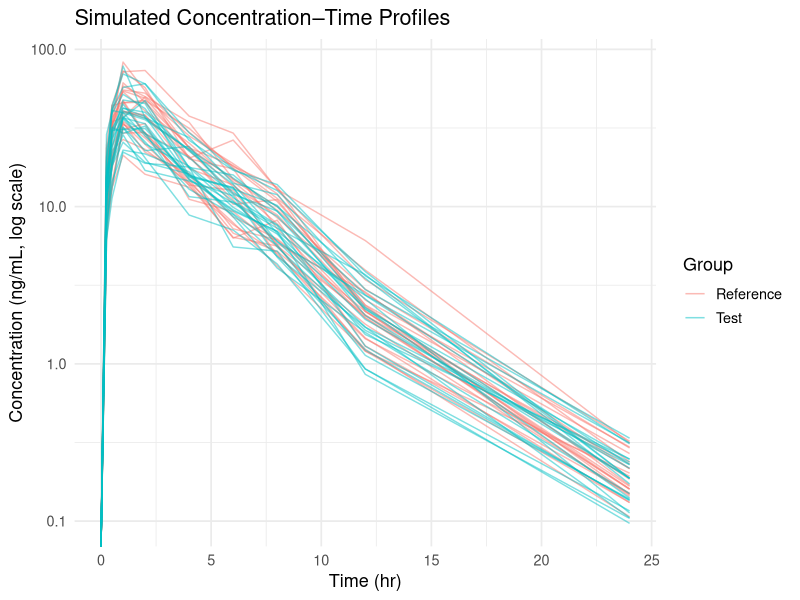

Write the R code that produced this figure.
## ---- chunk 1
#| label: learning-overview
learning_overview <- data.frame(
  section = "Biostatistics",
  category = "Non-Inferiority & Equivalence",
  topic = "BE_Comparision_Report"
)
learning_overview
## ---- chunk 2
knitr::opts_chunk$set(echo = TRUE)
## ---- chunk 3
# ============================================================
# Example: Simulated Bioequivalence Comparison (Parallel Design)
# ============================================================

set.seed(2025)

# --- Step 1. Define time points and reference mean profile ---
time_hr <- c(0, 0.25, 0.5, 1, 2, 4, 6, 8, 12, 24)
mean_conc_ref <- c(0, 12.5, 28.3, 42.8, 36.0, 20.1, 12.6, 7.8, 2.1, 0.2)

# --- Step 2. Simulation parameters ---
n_subj <- 24            # per group
CV_between <- 0.25      # between-subject CV
CV_residual <- 0.20     # within-subject (residual) CV
true_GMR <- 0.95        # true T/R ratio for exposure, true_GMR = true geometric mean ratio (test/reference) for PK parameter (e.g., AUC or Cmax).

ln_sd_between <- sqrt(log(1 + CV_between^2))     #standard deviations in the log scale are calculated
ln_sd_resid   <- sqrt(log(1 + CV_residual^2))

# --- Step 3. Helper function for AUC ---
trap_auc <- function(t, conc){
  sum(0.5 * (conc[-1] + conc[-length(conc)]) * diff(t))
}
# Computes the area under the curve (AUC) using the trapezoidal rule.
# conc[-1] = all points except first, conc[-length(conc)] = all points except last.
# diff(t) = difference between consecutive time points.

# --- Step 4. Simulate individual concentration-time data ---
simulate_subject <- function(mean_conc, ln_sd_between, ln_sd_resid, gmr = 1){
  eta <- exp(rnorm(1, 0, ln_sd_between))
  eps <- exp(rnorm(length(mean_conc), 0, ln_sd_resid))
  mean_conc * eta * eps * gmr
}

# eta = subject-specific random effect (between-subject variability).
# eps = residual error at each time point (within-subject variability).
# The final simulated concentrations = mean_conc * eta * eps * gmr.
# gmr allows simulating a test product with a true geometric mean ratio different from 1.

ref_conc <- replicate(n_subj, simulate_subject(mean_conc_ref, ln_sd_between, ln_sd_resid))
test_conc <- replicate(n_subj, simulate_subject(mean_conc_ref, ln_sd_between, ln_sd_resid, gmr = true_GMR))
# replicate generates PK profiles for all subjects in reference and test groups.

# --- Step 5. Compute AUC and Cmax for each subject ---
ref_auc  <- apply(ref_conc, 2, function(x) trap_auc(time_hr, x))
test_auc <- apply(test_conc, 2, function(x) trap_auc(time_hr, x))
ref_cmax  <- apply(ref_conc, 2, max)
test_cmax <- apply(test_conc, 2, max)

# Compute AUC for each subject using trap_auc.
# Compute Cmax (maximum concentration) for each subject using max.
# apply(..., 2, ...) = apply function across columns (each column = one subject).

# --- Step 6. BE comparison using log-transformed data ---
be_stats <- function(yT, yR, alpha = 0.10){
  logT <- log(yT)
  logR <- log(yR)
  mean_diff <- mean(logT) - mean(logR)
  se_diff <- sqrt(var(logT)/length(yT) + var(logR)/length(yR))
  df <- length(yT) + length(yR) - 2
  tcrit <- qt(1 - alpha/2, df)
  lower <- mean_diff - tcrit * se_diff
  upper <- mean_diff + tcrit * se_diff
  data.frame(
    Ratio = exp(mean_diff),    #Exponentiate to return to original scale
    Lower90 = exp(lower),
    Upper90 = exp(upper)
  )
}

auc_BE  <- be_stats(test_auc, ref_auc)
cmax_BE <- be_stats(test_cmax, ref_cmax)

# --- Step 7. Output summary ---
cat("=== Bioequivalence Results ===\n")
print(auc_BE)
print(cmax_BE)

# --- Step 8. Plot example PK profiles ---
library(ggplot2)
library(dplyr)
plot_df <- data.frame(
  Time = rep(time_hr, 2 * n_subj),
  Conc = c(as.vector(ref_conc), as.vector(test_conc)),
  Subject = rep(1:(2*n_subj), each = length(time_hr)),
  Group = rep(c(rep("Reference", n_subj), rep("Test", n_subj)), each = length(time_hr))
)
# Includes Time, Conc, Subject, and Group columns.

ggplot(plot_df, aes(x = Time, y = Conc, color = Group, group = Subject)) +
  geom_line(alpha = 0.5) +
  scale_y_continuous(trans = "log10") +
  labs(title = "Simulated Concentration–Time Profiles",
       y = "Concentration (ng/mL, log scale)", x = "Time (hr)") +
  theme_minimal(base_size = 13)
